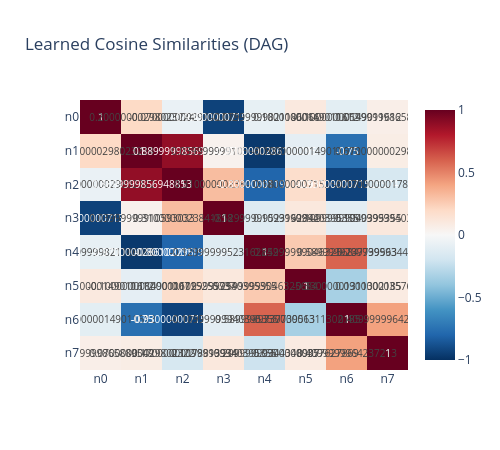
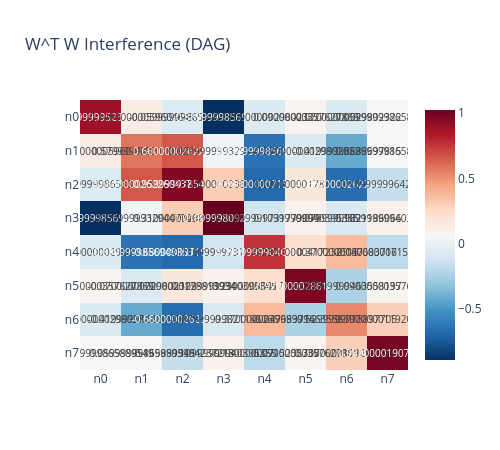

Write notebook code for charts like these, in order.
### Code cell
# -- Train and compare cosine similarity to DAG structure ------------------

model_dag, losses_dag = train_model(dag_dist)

cos_mat = model_dag.cosine_similarity_matrix
wtw = model_dag.W_T_W

node_labels = [f"n{i}" for i in range(N_FEATURES)]

# Heatmap of learned cosine similarities
fig_cos = cosine_heatmap(
    cos_mat,
    title="Learned Cosine Similarities (DAG)",
    labels=node_labels,
)
fig_cos.show()

# Heatmap of W^T W (includes norm information)
fig_wtw = cosine_heatmap(
    wtw,
    title="W^T W Interference (DAG)",
    labels=node_labels,
    zmin=None,
    zmax=None,
)
fig_wtw.show()

### Figure 1 — Plotly figure (JSON) as saved in the notebook; plotly's stock layout.template omitted (floating-point values rounded to 4 significant figures)
{"data": [{"colorscale": [[0, "rgb(5,48,97)"], [0.1, "rgb(33,102,172)"], [0.2, "rgb(67,147,195)"], [0.3, "rgb(146,197,222)"], [0.4, "rgb(209,229,240)"], [0.5, "rgb(247,247,247)"], [0.6, "rgb(253,219,199)"], [0.7, "rgb(244,165,130)"], [0.8, "rgb(214,96,77)"], [0.9, "rgb(178,24,43)"], [1, "rgb(103,0,31)"]], "text": [[1.0, 0.2, -0.07, -0.93, -0.08, 0.1, -0.1, 0.06], [0.2, 1.0, 0.89, 0.04, -0.97, -0.1, -0.75, 0.07], [-0.07, 0.89, 1.0, 0.31, -0.8, 0.18, -0.93, -0.17], [-0.93, 0.04, 0.31, 1.0, -0.13, 0.11, -0.11, 0.11], [-0.08, -0.97, -0.8, -0.13, 1.0, 0.26, 0.59, -0.21], [0.1, -0.1, 0.18, 0.11, 0.26, 1.0, -0.33, 0.09], [-0.1, -0.75, -0.93, -0.11, 0.59, -0.33, 1.0, 0.41], [0.06, 0.07, -0.17, 0.11, -0.21, 0.09, 0.41, 1.0]], "textfont": {"size": 10}, "texttemplate": "%{text}", "type": "heatmap", "x": ["n0", "n1", "n2", "n3", "n4", "n5", "n6", "n7"], "y": ["n0", "n1", "n2", "n3", "n4", "n5", "n6", "n7"], "z": [[1.0, 0.2016, -0.06751, -0.9345, -0.08277, 0.1007, -0.1038, 0.06399], [0.2016, 1.0, 0.8862, 0.03959, -0.9673, -0.09515, -0.7546, 0.07351], [-0.06751, 0.8862, 1.0, 0.3124, -0.7984, 0.1797, -0.9315, -0.1682], [-0.9345, 0.03959, 0.3124, 1.0, -0.1335, 0.1083, -0.1058, 0.1104], [-0.08277, -0.9673, -0.7984, -0.1335, 1.0, 0.263, 0.5883, -0.2106], [0.1007, -0.09515, 0.1797, 0.1083, 0.263, 1.0, -0.3337, 0.0889], [-0.1038, -0.7546, -0.9315, -0.1058, 0.5883, -0.3337, 1.0, 0.4096], [0.06399, 0.07351, -0.1682, 0.1104, -0.2106, 0.0889, 0.4096, 1.0]], "zmax": 1, "zmin": -1}], "layout": {"height": 450, "title": {"text": "Learned Cosine Similarities (DAG)"}, "width": 500, "yaxis": {"autorange": "reversed"}}}

### Figure 2 — Plotly figure (JSON) as saved in the notebook; plotly's stock layout.template omitted (floating-point values rounded to 4 significant figures)
{"data": [{"colorscale": [[0, "rgb(5,48,97)"], [0.1, "rgb(33,102,172)"], [0.2, "rgb(67,147,195)"], [0.3, "rgb(146,197,222)"], [0.4, "rgb(209,229,240)"], [0.5, "rgb(247,247,247)"], [0.6, "rgb(253,219,199)"], [0.7, "rgb(244,165,130)"], [0.8, "rgb(214,96,77)"], [0.9, "rgb(178,24,43)"], [1, "rgb(103,0,31)"]], "text": [[0.88, 0.14, -0.06, -0.89, -0.07, 0.09, -0.07, 0.06], [0.14, 0.58, 0.66, 0.03, -0.64, -0.07, -0.42, 0.06], [-0.06, 0.66, 0.96, 0.31, -0.68, 0.17, -0.66, -0.16], [-0.89, 0.03, 0.31, 1.02, -0.12, 0.11, -0.08, 0.11], [-0.07, -0.64, -0.68, -0.12, 0.76, 0.23, 0.37, -0.18], [0.09, -0.07, 0.17, 0.11, 0.23, 0.97, -0.24, 0.09], [-0.07, -0.42, -0.66, -0.08, 0.37, -0.24, 0.53, 0.3], [0.06, 0.06, -0.16, 0.11, -0.18, 0.09, 0.3, 0.98]], "textfont": {"size": 10}, "texttemplate": "%{text}", "type": "heatmap", "x": ["n0", "n1", "n2", "n3", "n4", "n5", "n6", "n7"], "y": ["n0", "n1", "n2", "n3", "n4", "n5", "n6", "n7"], "z": [[0.8826, 0.144, -0.06208, -0.8874, -0.06775, 0.09303, -0.07092, 0.05957], [0.144, 0.5781, 0.6596, 0.03043, -0.6407, -0.07114, -0.4175, 0.05538], [-0.06208, 0.6596, 0.9583, 0.3092, -0.6809, 0.173, -0.6635, -0.1631], [-0.8874, 0.03043, 0.3092, 1.022, -0.1175, 0.1076, -0.07784, 0.1106], [-0.06775, -0.6407, -0.6809, -0.1175, 0.759, 0.2253, 0.3729, -0.1818], [0.09303, -0.07114, 0.173, 0.1076, 0.2253, 0.9668, -0.2387, 0.08662], [-0.07092, -0.4175, -0.6635, -0.07784, 0.3729, -0.2387, 0.5294, 0.2953], [0.05957, 0.05538, -0.1631, 0.1106, -0.1818, 0.08662, 0.2953, 0.9819]]}], "layout": {"height": 450, "title": {"text": "W^T W Interference (DAG)"}, "width": 500, "yaxis": {"autorange": "reversed"}}}
